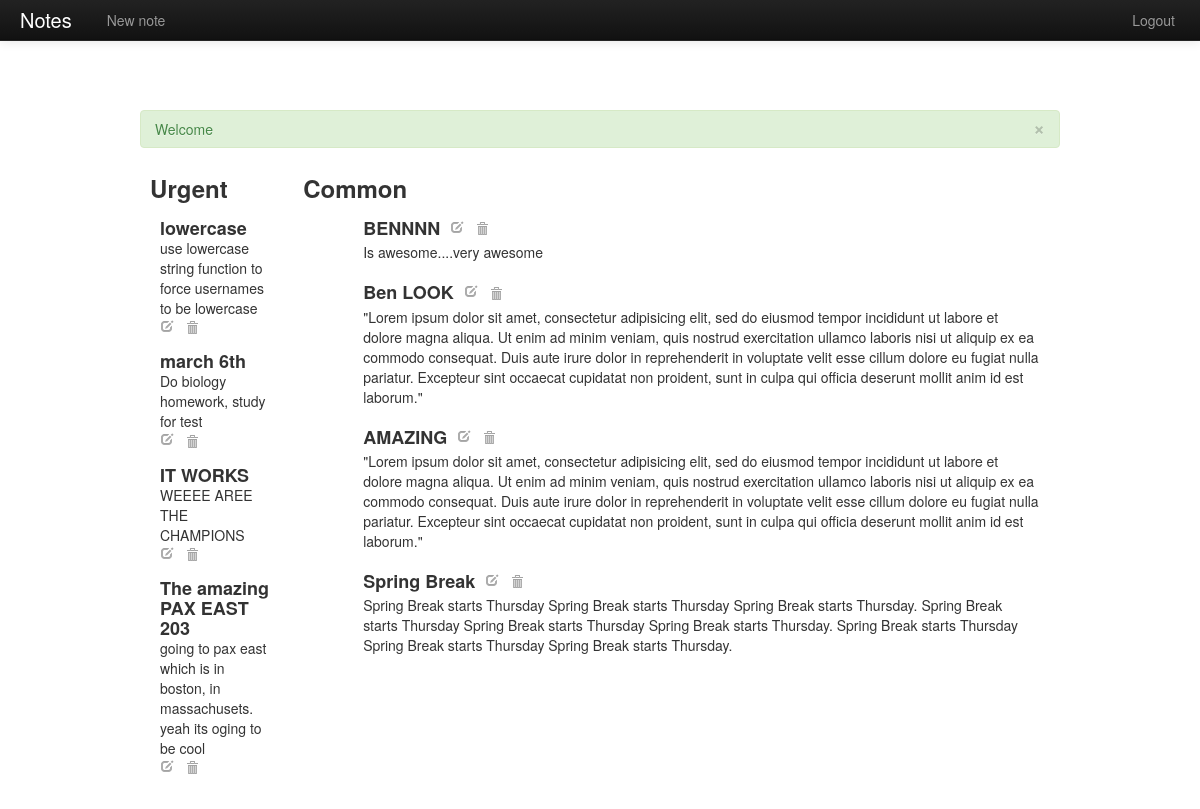
/ (signed in), run on the app's committed database.
### tables this page shows
CREATE TABLE IF NOT EXISTS `notes` (
  `user_id` int(11) NOT NULL,
  `note_name` text NOT NULL,
  `note_content` longtext NOT NULL,
  `note_id` int(11) NOT NULL AUTO_INCREMENT,
  `note_sticky` int(3) NOT NULL,
  PRIMARY KEY (`note_id`)
);

### config/app.php (called while the page is built, shortened)
<?php
$pages = array(
	'add_notes' => 'New note'
);

### pages/list_notes.php (the view, shortened to what this page needs)
<?php
$conn = new mysqli(DB_HOST,DB_USER,DB_PASS,DB_NAME);
$sql = "SELECT * FROM notes WHERE user_id='{$_SESSION['user']}'";
$results = $conn->query($sql);
?>
<div class="container-fluid">
  <div class="row-fluid">
    <div class="span2">
      <h3>Urgent</h3>
      <div class="sticky_note_body">
      <?php
      $notes = array();
      while(($note = $results->fetch_assoc()) != null) {
        $notes[] = $note;
      }
      foreach ($notes as $note_num => $note) {
        extract($note);
        if ($note_sticky == '2') {
          echo "<div class=\"note\" data-id=\"$note_id\">";
          echo "<h4 class=\"$note_num\">$note_name</h4>";
          echo "<p class=\"$note_num sticky\">$note_content</p>";
          echo "<a href=\"#\" note-sticky=\"$note_sticky\" data-target=\"$note_id\" class=\"$note_num\"><i class=\"icon-edit\"></i></a>";
          $onclick = "return confirm('Are you sure you want to delete $note_name?')";
          echo "<button onclick=\"$onclick\" class=\" no_format\" type=\"submit\"><i class=\"icon-trash\"></i></button>";
          echo "</div>";
        }
      }
      ?>
      </div>
    </div>
    <div class="span10">
      <h3>Common</h3>
      <div class="common_note_body">
      <?php
      foreach ($notes as $note_num => $note) {
        extract($note);
        if ($note_sticky == '1') {
          echo "<div class=\"note\" data-id=\"$note_id\">";
          echo "<h4 class=\"$note_num\">$note_name</h4>";
          echo "<a href=\"#\" note-sticky=\"$note_sticky\" data-target=\"$note_id\" class=\"$note_num\"><i class=\"icon-edit\"></i></a>";
          echo '<form style="display:inline;" method="post" action="actions/delete_note.php">';
          $onclick = "return confirm('Are you sure you want to delete $note_name?')";
          echo "<button onclick=\"$onclick\" class=\" no_format\" type=\"submit\"><i class=\"icon-trash\"></i></button>";
          echo "</form>";
          echo "<p class=\"$note_num\">$note_content</p>";
          echo "</div>";
        }
      }
      ?>
      </div>
    </div>
  </div>
</div>

### index.php (shortened to what this page needs)
<?php
require('config/app.php');
?>
<!DOCTYPE html>
<html>
	<head>
		<link rel="stylesheet" type="text/css" href="vendor/bootstrap/css/bootstrap.css" />
		<link rel="stylesheet" type="text/css" href="styles.css" />
	</head>
	<body>
		<div id="wrapper" class="container">
			<nav>
				<?php if (isset($_SESSION['user'])) {
					include('layout/nav.php');
				} ?>
			</nav>
			<section role="main">
				<?php include('layout/main.php') ?>
			</section>
		</div>
	</body>
</html>

### layout/nav.php
<div class="navbar navbar-inverse navbar-fixed-top">
	<div class="navbar-inner">
		<a class="brand" href="./">Notes</a>
	  	<ul class="nav">
	  		<?php foreach($pages as $file => $text): ?>
	  			<li><a href="./?p=<?php echo $file ?>"><?php echo $text ?></a></li>
	  		<?php endforeach ?>
		</ul>
		<ul class="nav right">
			<li><a href="./?lo">Logout</a></li>
		</ul>
	</div>
</div>

### layout/main.php (shortened to what this page needs)
<?php
if(isset($_SESSION['message'])) {
	echo "<div class=\"alert alert-{$_SESSION['message']['type']}\">{$_SESSION['message']['text']}<a class=\"close\" data-dismiss=\"alert\" href=\"#\">&times;</a></div>";
}
if (!isset($_SESSION['user'])) {
	$p = 'login_page';
}elseif(isset($_GET['p'])) {
	$p = $_GET['p'];
} else {
	$p = DEFAULT_PAGE;
}
include("pages/$p.php");
?>

### styles.css (style rules this page uses)
body { padding:100px; }
div.navbar div.navbar-inner { padding-left:20px; }
div.navbar div.navbar-inner ul.right { float:right; }
div.alert { margin:10px; }
div.note h4 { margin-bottom:0px; }
div.note p.sticky { margin-bottom:0px; }
div.note { padding-left:10px; padding-right:10px; }
div.note p { margin-bottom:20px; }
div.common_note_body h4 { display:inline; margin-right:10px; }
i { opacity:.4; margin-right:5px; }
button.no_format { border:none; background:transparent; }
div.common_note_body { padding-left:50px; /*background-color:#fff; background-image: -webkit-radial-gradient(10px 10px, circle contain, #222 0%, #444 80%, #aaa 96%, transparent 100%), -webkit-linear-gradient(left, transparent, transparent 50px, #abced4 50px, #abced4 52px, transparent 52px), -webkit-linear-gradient(#E8E8E8 .1em, transparent .1em); background-position:680px 175px, 660px 0, 0 0; background-size:80px 250px, 83px 1.8em, 83px 1.8em; background-repeat:repeat-y, repeat-y, repeat; background-attachment:fixed; border:3px dotted black; }

### data on the page
notes: note_name "lowercase", note_content "use lowercase string function to force usernames to be lowercase"
notes: note_name "march 6th", note_content "Do biology homework, study for test"
notes: note_name "IT WORKS", note_content "WEEEE AREE THE CHAMPIONS"
notes: note_name "The amazing PAX EAST 203", note_content "going to pax east which is in boston, in massachusets. yeah its oging to be cool"
notes: note_name "BENNNN", note_content "Is awesome....very awesome"
notes: note_name "Ben LOOK", note_content "\"Lorem ipsum dolor sit amet, consectetur adipisicing elit, sed do eiusmod tempor incididunt ut labore et dolore magna aliqua. Ut enim ad minim veniam, quis nostrud exercitation ullamco laboris nisi ut aliquip ex ea commodo consequat. Duis aute irure dolor in reprehenderit in voluptate velit esse cillum dolore eu fugiat nulla pariatur. Excepteur sint occaecat cupidatat non proident, sunt in culpa qui officia deserunt mollit anim id est laborum.\""
notes: note_name "AMAZING", note_content "\"Lorem ipsum dolor sit amet, consectetur adipisicing elit, sed do eiusmod tempor incididunt ut labore et dolore magna aliqua. Ut enim ad minim veniam, quis nostrud exercitation ullamco laboris nisi ut aliquip ex ea commodo consequat. Duis aute irure dolor in reprehenderit in voluptate velit esse cillum dolore eu fugiat nulla pariatur. Excepteur sint occaecat cupidatat non proident, sunt in culpa qui officia deserunt mollit anim id est laborum.\""
notes: note_name "Spring Break", note_content "Spring Break starts Thursday Spring Break starts Thursday Spring Break starts Thursday. Spring Break starts Thursday Spring Break starts Thursday Spring Break starts Thursday. Spring Break starts Thursday Spring Break starts Thursday Spring Break starts Thursday."

### other printed values
$text "New note"
$_SESSION['message']['text'] "Welcome"
